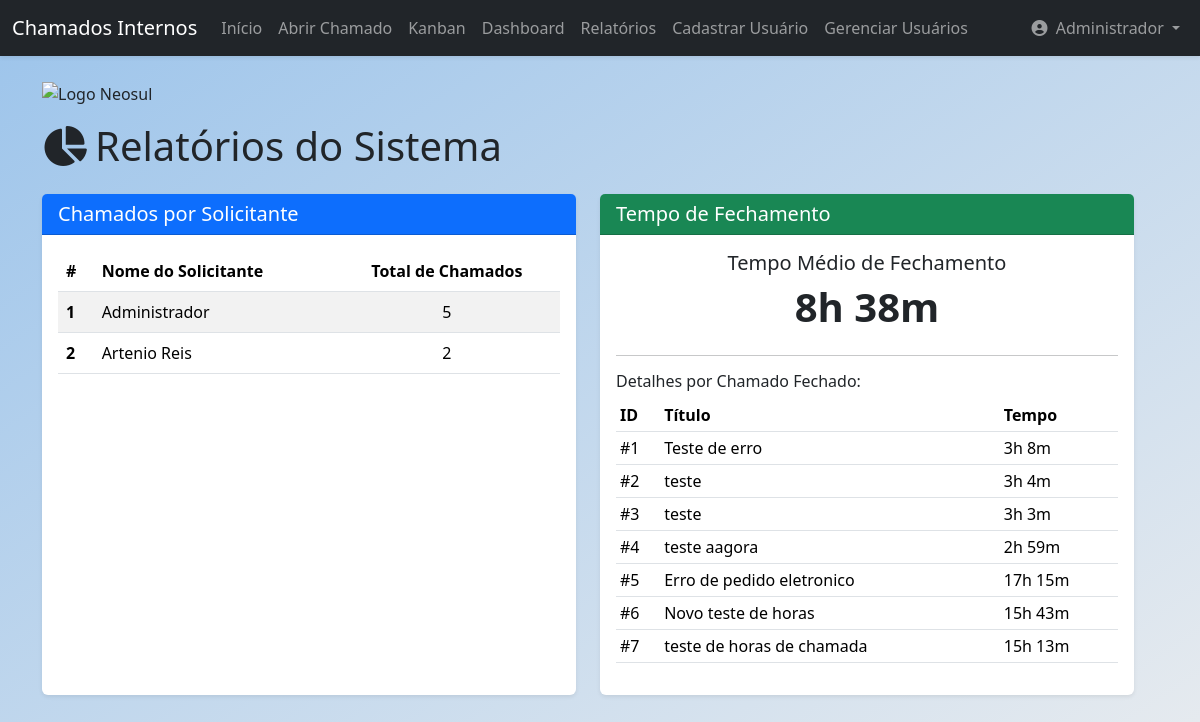
Screenshot of /reports (signed in) with the database file from the repository.
### app/models.py (models this page shows, shortened)
class User(db.Model, UserMixin):
    id = db.Column(db.Integer, primary_key=True)
    name = db.Column(db.String(100), nullable=False)
    email = db.Column(db.String(120), unique=True, nullable=False)
    sector = db.Column(db.String(50), nullable=False)
    password = db.Column(db.String(128), nullable=False)
    access_level = db.Column(db.String(20), nullable=False, default='colaborador')
    is_active = db.Column(db.Boolean, nullable=False, default=True)
    created_at = db.Column(db.DateTime, default=datetime.utcnow)
    tickets_created = db.relationship('Ticket', backref='author', lazy=True, foreign_keys='Ticket.user_id')
    tickets_assigned = db.relationship('Ticket', backref='assignee_user', lazy=True, foreign_keys='Ticket.assigned_to')
    comments = db.relationship('Comment', backref='comment_author', lazy=True)

class Ticket(db.Model):
    id = db.Column(db.Integer, primary_key=True)
    title = db.Column(db.String(150), nullable=False)
    description = db.Column(db.Text, nullable=False)
    user_id = db.Column(db.Integer, db.ForeignKey('user.id'), nullable=False)
    origin_sector = db.Column(db.String(50), nullable=False)
    target_sector = db.Column(db.String(50), nullable=False)
    priority = db.Column(db.String(20), nullable=False, default='baixa')
    status = db.Column(db.String(20), nullable=False, default='Aberto')
    created_at = db.Column(db.DateTime, default=datetime.utcnow)
    updated_at = db.Column(db.DateTime, default=datetime.utcnow, onupdate=datetime.utcnow)
    closed_at = db.Column(db.DateTime, nullable=True, default=None)
    attachment_filename = db.Column(db.String(100), nullable=True)
    assigned_to = db.Column(db.Integer, db.ForeignKey('user.id'), nullable=True)
    comments = db.relationship('Comment', backref='ticket', lazy=True, cascade="all, delete-orphan")
    history = db.relationship('TicketHistory', backref='ticket', lazy=True, cascade="all, delete-orphan")

### app/routes.py (the view)
@main.route('/reports')
@login_required
def reports():
    if not is_tecnico(): abort(403)
    def format_timedelta(td):
        if td is None: return "N/A"
        total_seconds = int(td.total_seconds())
        days, remainder = divmod(total_seconds, 86400)
        hours, remainder = divmod(remainder, 3600)
        minutes, _ = divmod(remainder, 60)
        parts = []
        if days > 0: parts.append(f"{days}d")
        if hours > 0: parts.append(f"{hours}h")
        if minutes > 0: parts.append(f"{minutes}m")
        return " ".join(parts) if parts else "< 1m"
    tickets_per_user = db.session.query(User.name, func.count(Ticket.id).label('ticket_count')).join(Ticket, User.id == Ticket.user_id).group_by(User.name).order_by(func.count(Ticket.id).desc()).all()
    closed_tickets = Ticket.query.filter(Ticket.status == 'Fechado', Ticket.closed_at.isnot(None)).all()
    average_closing_time, closing_time_details = None, []
    if closed_tickets:
        total_seconds = sum([(t.closed_at - t.created_at).total_seconds() for t in closed_tickets])
        average_seconds = total_seconds / len(closed_tickets)
        average_closing_time_td = timedelta(seconds=average_seconds)
        average_closing_time = format_timedelta(average_closing_time_td)
        for ticket in closed_tickets:
            duration = ticket.closed_at - ticket.created_at
            closing_time_details.append({'id': ticket.id, 'title': ticket.title, 'author': ticket.author.name, 'duration_str': format_timedelta(duration)})
    return render_template('reports.html', title='Relatórios', tickets_per_user=tickets_per_user, average_closing_time=average_closing_time, closing_time_details=closing_time_details)

### app/__init__.py (called while the page is built)
@login_manager.user_loader
def load_user(user_id):
    from app.models import User
    return User.query.get(int(user_id))

### app/routes.py (called while the page is built)
def is_tecnico():
    return current_user.is_authenticated and (current_user.access_level == 'tecnico' or current_user.access_level == 'administrador')

### app/templates/reports.html
{% extends "base.html" %}
{% block content %}
<div class="row mt-4">
    <div class="col-12 mb-3">
        <img src="https://neosul.com.br/clientes/1/img/logo.png" alt="Logo Neosul" style="max-width: 250px; height: auto;">
    </div>
    <h1 class="mb-4"><i class="fas fa-chart-pie me-2"></i>Relatórios do Sistema</h1>
    <div class="row">
        <div class="col-md-6 mb-4">
            <div class="card shadow-sm h-100">
                <div class="card-header bg-primary text-white">
                    <h5 class="mb-0">Chamados por Solicitante</h5>
                </div>
                <div class="card-body">
                    {% if tickets_per_user %}
                        <table class="table table-striped table-hover">
                            <thead>
                                <tr>
                                    <th scope="col">#</th>
                                    <th scope="col">Nome do Solicitante</th>
                                    <th scope="col" class="text-center">Total de Chamados</th>
                                </tr>
                            </thead>
                            <tbody>
                                {% for user in tickets_per_user %}
                                <tr>
                                    <th scope="row">{{ loop.index }}</th>
                                    <td>{{ user.name }}</td>
                                    <td class="text-center">{{ user.ticket_count }}</td>
                                </tr>
                                {% endfor %}
                            </tbody>
                        </table>
                    {% else %}
                        <p class="text-muted">Nenhum chamado aberto ainda para gerar este relatório.</p>
                    {% endif %}
                </div>
            </div>
        </div>
        <div class="col-md-6 mb-4">
            <div class="card shadow-sm h-100">
                <div class="card-header bg-success text-white">
                    <h5 class="mb-0">Tempo de Fechamento</h5>
                </div>
                <div class="card-body">
                    <div class="text-center mb-4">
                        <h5>Tempo Médio de Fechamento</h5>
                        <p class="display-6 fw-bold">{{ average_closing_time or 'N/A' }}</p>
                    </div>
                    <hr>
                    <h6>Detalhes por Chamado Fechado:</h6>
                    {% if closing_time_details %}
                        <table class="table table-sm table-hover">
                            <thead>
                                <tr>
                                    <th>ID</th>
                                    <th>Título</th>
                                    <th>Tempo</th>
                                </tr>
                            </thead>
                            <tbody>
                                {% for detail in closing_time_details %}
                                <tr>
                                    <td>#{{ detail.id }}</td>
                                    <td>{{ detail.title | truncate(30, True) }}</td>
                                    <td>{{ detail.duration_str }}</td>
                                </tr>
                                {% endfor %}
                            </tbody>
                        </table>
                    {% else %}
                        <p class="text-muted">Nenhum chamado fechado ainda para gerar este relatório.</p>
                    {% endif %}
                </div>
            </div>
        </div>
    </div>
{% endblock content %}

### app/templates/components/navbar.html (shortened to what this page needs)
<nav class="navbar navbar-expand-lg navbar-dark bg-dark shadow-sm">
    <div class="container-fluid">
        <a class="navbar-brand" href="{{ url_for('main.home') }}">Chamados Internos</a>
        <div class="collapse navbar-collapse" id="navbarNav">
            <ul class="navbar-nav me-auto mb-2 mb-lg-0">
                {% if current_user.is_authenticated %}
                    <li class="nav-item">
                        <a class="nav-link" href="{{ url_for('main.home') }}">Início</a>
                    </li>
                    <li class="nav-item">
                        <a class="nav-link" href="{{ url_for('main.create_ticket') }}">Abrir Chamado</a>
                    </li>
                    <li class="nav-item">
                        <a class="nav-link" href="{{ url_for('main.tickets_kanban') }}">Kanban</a>
                    </li>
                    {% if current_user.access_level in ['tecnico', 'administrador'] %}
                        <li class="nav-item">
                            <a class="nav-link" href="{{ url_for('main.dashboard') }}">Dashboard</a>
                        </li>
                        <li class="nav-item">
                            <a class="nav-link" href="{{ url_for('main.reports') }}">Relatórios</a>
                        </li>
                    {% endif %}
                    {% if current_user.access_level == 'administrador' %}
                        <li class="nav-item">
                            <a class="nav-link" href="{{ url_for('main.register') }}">Cadastrar Usuário</a>
                        </li>
                        <li class="nav-item">
                            <a class="nav-link" href="{{ url_for('main.user_management') }}">Gerenciar Usuários</a>
                        </li>
                    {% endif %}
                {% endif %}
            </ul>
            <ul class="navbar-nav ms-auto mb-2 mb-lg-0">
                {% if current_user.is_authenticated %}
                    <li class="nav-item dropdown">
                        <a class="nav-link dropdown-toggle" href="#" id="navbarDropdown" role="button" data-bs-toggle="dropdown" aria-expanded="false">
                            <i class="fas fa-user-circle me-1"></i> {{ current_user.name }}
                        </a>
                    </li>
                {% else %}
                    <li class="nav-item">
                        <a class="nav-link" href="{{ url_for('main.login') }}">Login</a>
                    </li>
                {% endif %}
            </ul>
        </div>
    </div>
</nav>

### app/static/css/style.css (style rules this page uses)
body { background: linear-gradient(to bottom right, #9cc4eb, #e9ecef); background-attachment: fixed; }
.card { border: none; box-shadow: 0 4px 8px rgba(0,0,0,0.05); }

### rows the page displays
User: name "Administrador", ticket_count "5"
User: name "Artenio Reis", ticket_count "2"
Ticket: title "Teste de erro"
Ticket: title "teste"
Ticket: title "teste"
Ticket: title "teste aagora"
Ticket: title "Erro de pedido eletronico"
Ticket: title "Novo teste de horas"
Ticket: title "teste de horas de chamada"

### other values shown
{{ average_closing_time or 'N/A' }} "8h 38m"
{{ detail.id }} "1" "2" "3" "4" "5" "6" "7"
{{ detail.duration_str }} "3h 8m" "3h 4m" "3h 3m" "2h 59m" "17h 15m" "15h 43m" "15h 13m"
